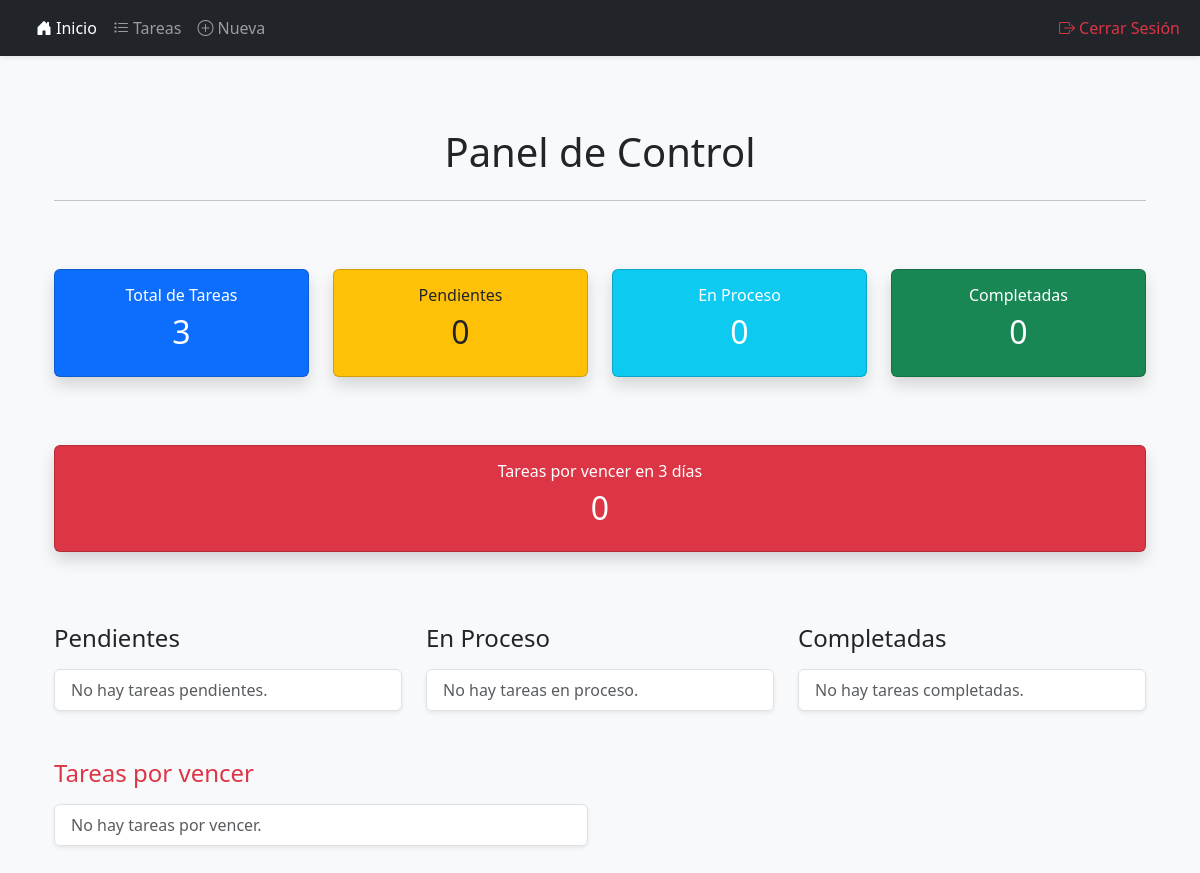
The app's page /dashboard/ (signed in), older data.
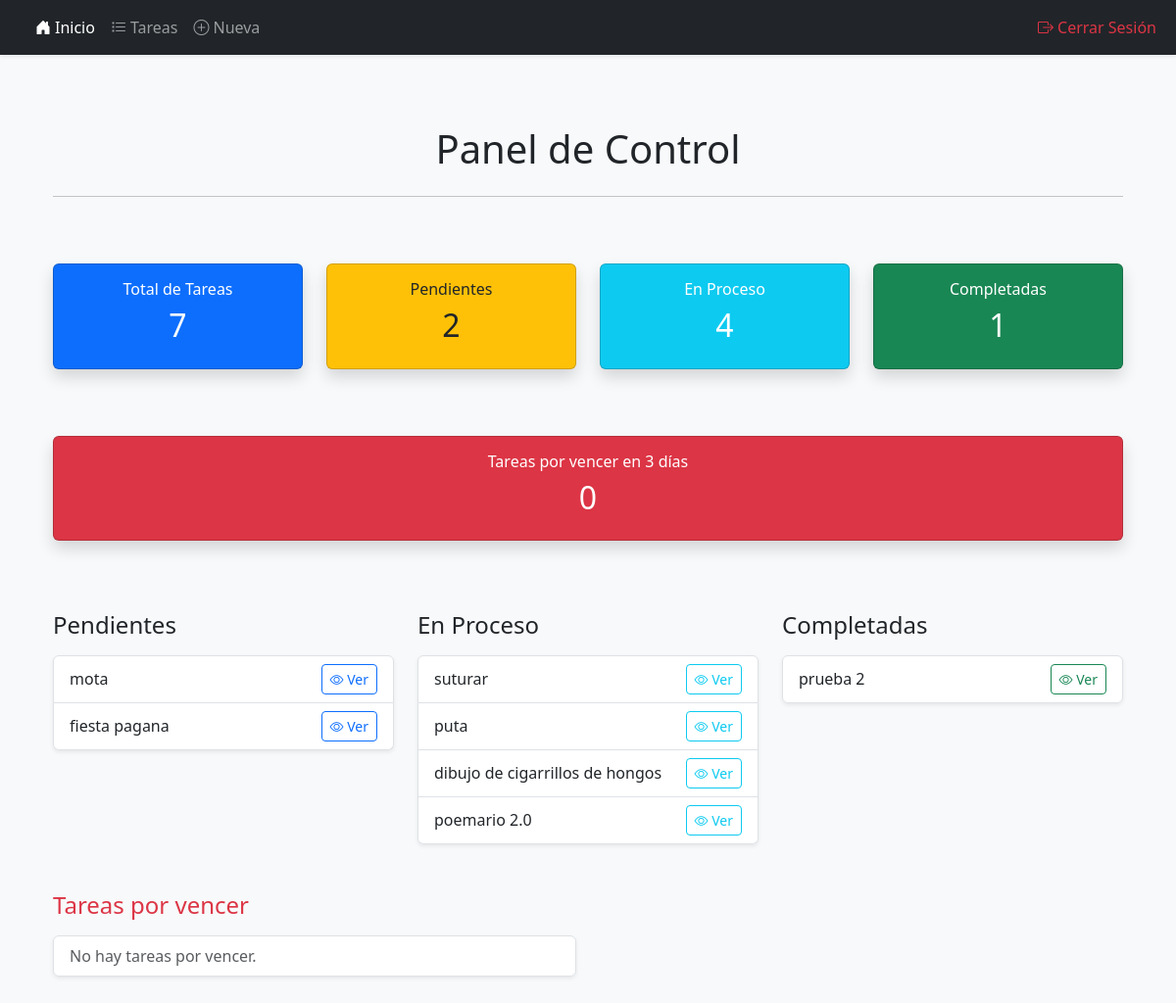
The same page, newer data.
### tasks/models.py (models this page shows, shortened)
class Task(models.Model):
    STATUS_CHOICES = [
        ('pending_tasks', 'Pendiente'),
        ('in_progress_tasks', 'En Progreso'),
        ('completed_tasks', 'Completada'),
    ]
    title = models.CharField(max_length=200, default="")
    subtitle = models.CharField(max_length=200, blank=True, null=True)
    description = models.TextField(null=True, blank=True)
    content = models.TextField(null=True, blank=True)
    estado = models.CharField( max_length=50, choices=STATUS_CHOICES, default='pending_tasks')
    fecha_ven = models.DateField(blank=True, null=True)
    usuario = models.ForeignKey(User, on_delete=models.CASCADE, related_name='tasks')
    id = models.UUIDField(default=uuid.uuid4, unique=True, primary_key=True, editable=False)
    category = models.ManyToManyField(Category, blank=True)
    post_date = models.DateTimeField(default=now)
    update = models.DateTimeField(default=now)
    image_frontpage = models.ImageField(null=True, blank=True, default="image_default.jpg")
    class Meta:
        verbose_name = "Tarea"
        verbose_name_plural = "Tareas"
        ordering = ['-post_date']

### tasks/views.py (the view)
# urls.py: path('dashboard/', DashboardView.as_view(), name='dashboard'),
class DashboardView(LoginRequiredMixin, TemplateView):
    template_name = 'dashboard.html'
    login_url = reverse_lazy('login')  # Asegura redirección si no ha iniciado sesión
    def get_context_data(self, **kwargs):
        context = super().get_context_data(**kwargs)
        user = self.request.user
        user_tasks = Task.objects.filter(usuario=user)
        context['total_tasks'] = user_tasks.count()
        context['pending_tasks'] = user_tasks.filter(estado='pending_tasks')
        context['pending_tasks_count'] = context['pending_tasks'].count()
        context['in_progress_tasks'] = user_tasks.filter(estado='in_progress_tasks')
        context['in_progress_tasks_count'] = context['in_progress_tasks'].count()
        context['completed_tasks'] = user_tasks.filter(estado='completed_tasks')
        context['completed_tasks_count'] = context['completed_tasks'].count()
        upcoming_deadline = now() + timedelta(days=3)
        context['upcoming_tasks'] = user_tasks.filter(
            fecha_ven__lte=upcoming_deadline,
            fecha_ven__gte=now()
        )
        context['upcoming_tasks_count'] = context['upcoming_tasks'].count()
        return context

### tasks/templates/dashboard.html (shortened to what this page needs)
{% extends 'main.html' %}
{% block content %}
<div class="container py-5">
  <h1 class="text-center mb-4">Panel de Control</h1>
  <hr class="mb-5">
  <div class="row text-center g-4">
    <div class="col-md-3">
      <div class="card bg-primary text-white shadow">
        <div class="card-body">
          <h6 class="card-title">Total de Tareas</h6>
          <h2>{{ total_tasks }}</h2>
        </div>
      </div>
    </div>
    <div class="col-md-3">
      <div class="card bg-warning text-dark shadow">
        <div class="card-body">
          <h6 class="card-title">Pendientes</h6>
          <h2>{{ pending_tasks_count }}</h2>
        </div>
      </div>
    </div>
    <div class="col-md-3">
      <div class="card bg-info text-white shadow">
        <div class="card-body">
          <h6 class="card-title">En Proceso</h6>
          <h2>{{ in_progress_tasks_count }}</h2>
        </div>
      </div>
    </div>
    <div class="col-md-3">
      <div class="card bg-success text-white shadow">
        <div class="card-body">
          <h6 class="card-title">Completadas</h6>
          <h2>{{ completed_tasks_count }}</h2>
        </div>
      </div>
    </div>
  </div>
  <div class="row mt-5">
    <div class="col">
      <div class="card bg-danger text-white shadow">
        <div class="card-body text-center">
          <h6 class="card-title">Tareas por vencer en 3 días</h6>
          <h2>{{ upcoming_tasks_count }}</h2>
        </div>
      </div>
    </div>
  </div>
  <div class="row mt-5 g-4">
    <div class="col-md-4">
      <h4 class="mb-3">Pendientes</h4>
      <ul class="list-group shadow-sm">
        {% for task in pending_tasks %}
          <li class="list-group-item d-flex justify-content-between align-items-center">
            {{ task.title }}
            <a href="{% url 'task' task.id %}" class="btn btn-sm btn-outline-primary">
              <i class="bi bi-eye"></i> Ver
            </a>
          </li>
        {% empty %}
          <li class="list-group-item text-muted">No hay tareas pendientes.</li>
        {% endfor %}
      </ul>
    </div>
    <div class="col-md-4">
      <h4 class="mb-3">En Proceso</h4>
      <ul class="list-group shadow-sm">
        {% for task in in_progress_tasks %}
          <li class="list-group-item d-flex justify-content-between align-items-center">
            {{ task.title }}
            <a href="{% url 'task' task.id %}" class="btn btn-sm btn-outline-info">
              <i class="bi bi-eye"></i> Ver
            </a>
          </li>
        {% empty %}
          <li class="list-group-item text-muted">No hay tareas en proceso.</li>
        {% endfor %}
      </ul>
    </div>
    <div class="col-md-4">
      <h4 class="mb-3">Completadas</h4>
      <ul class="list-group shadow-sm">
        {% for task in completed_tasks %}
          <li class="list-group-item d-flex justify-content-between align-items-center">
            {{ task.title }}
            <a href="{% url 'task' task.id %}" class="btn btn-sm btn-outline-success">
              <i class="bi bi-eye"></i> Ver
            </a>
          </li>
        {% empty %}
          <li class="list-group-item text-muted">No hay tareas completadas.</li>
        {% endfor %}
      </ul>
    </div>
  </div>
  <div class="row mt-5">
    <div class="col-md-6">
      <h4 class="mb-3 text-danger">Tareas por vencer</h4>
      <ul class="list-group shadow-sm">
        {% for task in upcoming_tasks %}
          <li class="list-group-item d-flex justify-content-between align-items-center">
            {{ task.title }}
            <a href="{% url 'task' task.id %}" class="btn btn-sm btn-outline-danger">
              <i class="bi bi-exclamation-triangle"></i> Ver
            </a>
          </li>
        {% empty %}
          <li class="list-group-item text-muted">No hay tareas por vencer.</li>
        {% endfor %}
      </ul>
    </div>
  </div>
</div>
{% endblock %}

Row changes from the older to the newer data that the page shows:
added Task: title "mota", shown under "Pendientes"
now on this page (row edited): Task: title "fiesta pagana", shown under "Pendientes"
added Task: title "suturar", shown under "En Proceso"
added Task: title "puta", shown under "En Proceso"
now on this page (row edited): Task: title "dibujo de cigarrillos de hongos", shown under "En Proceso"
now on this page (row edited): Task: title "poemario 2.0", shown under "En Proceso"
added Task: title "prueba 2", shown under "Completadas"
Text that changed along with them:
{{ total_tasks }}: "3" → "7"
{{ pending_tasks_count }}: "0" → "2"
{{ in_progress_tasks_count }}: "0" → "4"
{{ completed_tasks_count }}: "0" → "1"
text no longer shown: "No hay tareas pendientes. No hay tareas en proceso. No hay tareas completadas."
